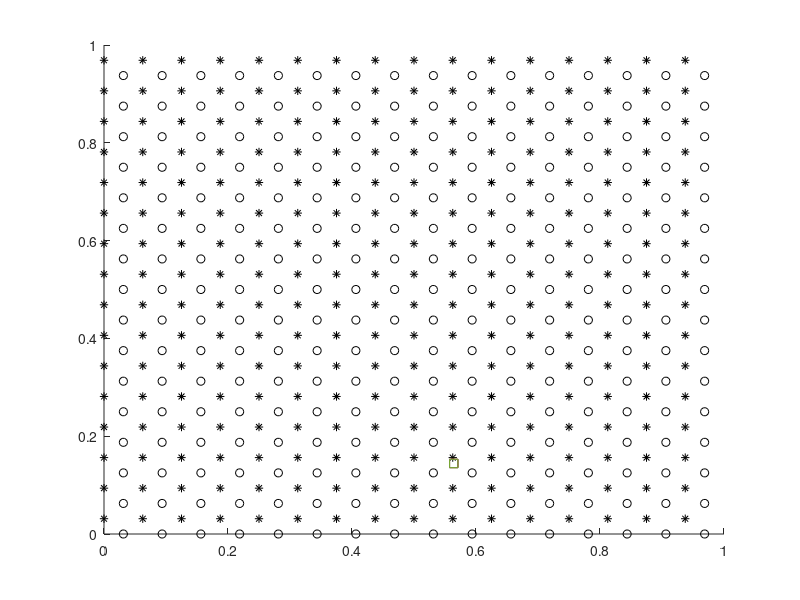

Recreate this plot in MATLAB. (Note: this script raises an error after producing the figure.)
%Test scripts to ensure that kernels are indeed producing local divergence
%free interpolations
clear;
clc;
u_b = @(x,y) sin(2*pi.*x+2).*sin(2*pi.*y+4);
v_b = @(x,y) cos(2*pi.*x+2).*cos(2*pi.*y+4);

N = 16;
dx = 1/N;
dy = dx;

x = 0:dx:1-dx;
y = 0:dy:1-dy;

y_c = dy/2:dy:1-dy/2;
x_c = dx/2:dx:1-dx/2;


[xx_sidex,yy_sidex] = meshgrid(x,y_c);
[xx_sidey,yy_sidey] = meshgrid(x_c,y);


u = u_b(xx_sidex,yy_sidex);
v = v_b(xx_sidey,yy_sidey);

%compute the discrete divergence
du = (u(:,2:end)-u(:,1:end-1))./dx;
dv = (v(2:end,:)-v(1:end-1,:))./dy;
div = du(1:end-1,:)+dv(:,1:end-1);

%Now interpolate points using the composite B-spline kernel combinations
%generate a million randomly sampled points on the unit square
delta = 1e-5;

%Pick a random point in the unit square
xr = rand*(1-dx);
yr = rand*(1-dy);
% xr = 0.95;
% yr = 0.95;
scatter(xr,yr,'s')
hold on
plot(xx_sidey,yy_sidey,'ko')
plot(xx_sidex,yy_sidex,'k*')


%Using this point, create a new point that is delta away from it...

xr2 = xr + delta;
xr3 = xr - delta;

yr2 = yr + delta;
yr3 = yr - delta;
scatter(xr,yr2,'s')
scatter(xr,yr3,'s')
scatter(xr2,yr,'s')
scatter(xr3,yr,'s')
xs = [xr3 xr xr2];
ys = [yr3 yr yr2];
u_hat = zeros(3,1);
v_hat = zeros(3,1);

for i = 1:3

%interpolate at the randomly generated point
%add 1 to each point to account for the fact that MATLAB indexes by zero...
sxx = xs(i)/dx;
syx = ys(2)/dy - 1/2;
sxy = xs(2)/dx - 1/2;
syy = ys(i)/dy;
sx = [sxx,syx];
sy = [sxy,syy];

Ixx = floor([sx]);
Iyy = floor([sy]);

rx = sx-Ixx;
ry = sy-Iyy;

   if rx(1) < 0.5
       j1x = mod(Ixx(1)-1:Ixx(1)+1,16)+1;
   else
       j1x = mod(Ixx(1):Ixx(1)+2,16)+1;
   end
   i1x = mod(Ixx(2):Ixx(2)+1,16)+1;
   
   if ry(2) < 0.5
       i1y = mod(Iyy(2)-1:Iyy(2)+1,16)+1;
   else
       i1y = mod(Iyy(2):Iyy(2)+2,16)+1;
   end
   j1y = mod(Iyy(1):Iyy(1)+1,16)+1;
   
   %get the weights
   wsx(:,:) = BS_2x(rx(1)).*BS_1y(rx(2));
   wsy(:,:) = BS_1x(ry(1)).*BS_2y(ry(2));
   u_hat(i) = sum(sum(u(i1x,j1x).*wsx(:,:)));
   v_hat(i) = sum(sum(v(i1y,j1y).*wsy(:,:)));
end
div_interp = (u_hat(1)-u_hat(3))/(2*delta) + (v_hat(1)-v_hat(3))/(2*delta)

%Also compute the analytic divergence
sxx = xr/dx - 1/2;
syx = yr/dy - 1/2;
sxy = xr/dx - 1/2;
syy = yr/dy - 1/2;
sx = [sxx,syx];
sy = [sxy,syy];

Ixx = floor([sx]);
Iyy = floor([sy]);

rx = sx-Ixx;
ry = sy-Iyy;
%Need to add one since MATLAB indexes by 1...
i1x = mod(Ixx(2):Ixx(2)+1,N)+1;
j1x = mod(Ixx(1):Ixx(1)+1,N)+1;

i1y = mod(Iyy(2):Iyy(2)+1,N)+1;
j1y = mod(Iyy(1):Iyy(1)+1,N)+1;
wsx = BS_1y(rx(2)).*BS_1x(rx(1));
wsy = BS_1y(ry(2)).*BS_1x(ry(1));

u_hat_x = (1/dx).*sum(sum((u(i1x,j1x+1) - u(i1x,j1x)).*wsx(:,:)))
v_hat_y = (1/dy).*sum(sum((v(i1y+1,j1y) - v(i1y,j1y)).*wsy(:,:)))
div_check = u_hat_x + v_hat_y

  plot(xx_sidey(i1y,j1y),yy_sidey(i1y,j1y),'o')
  plot(xx_sidex(i1x,j1x),yy_sidex(i1x,j1x),'*')

hold off
